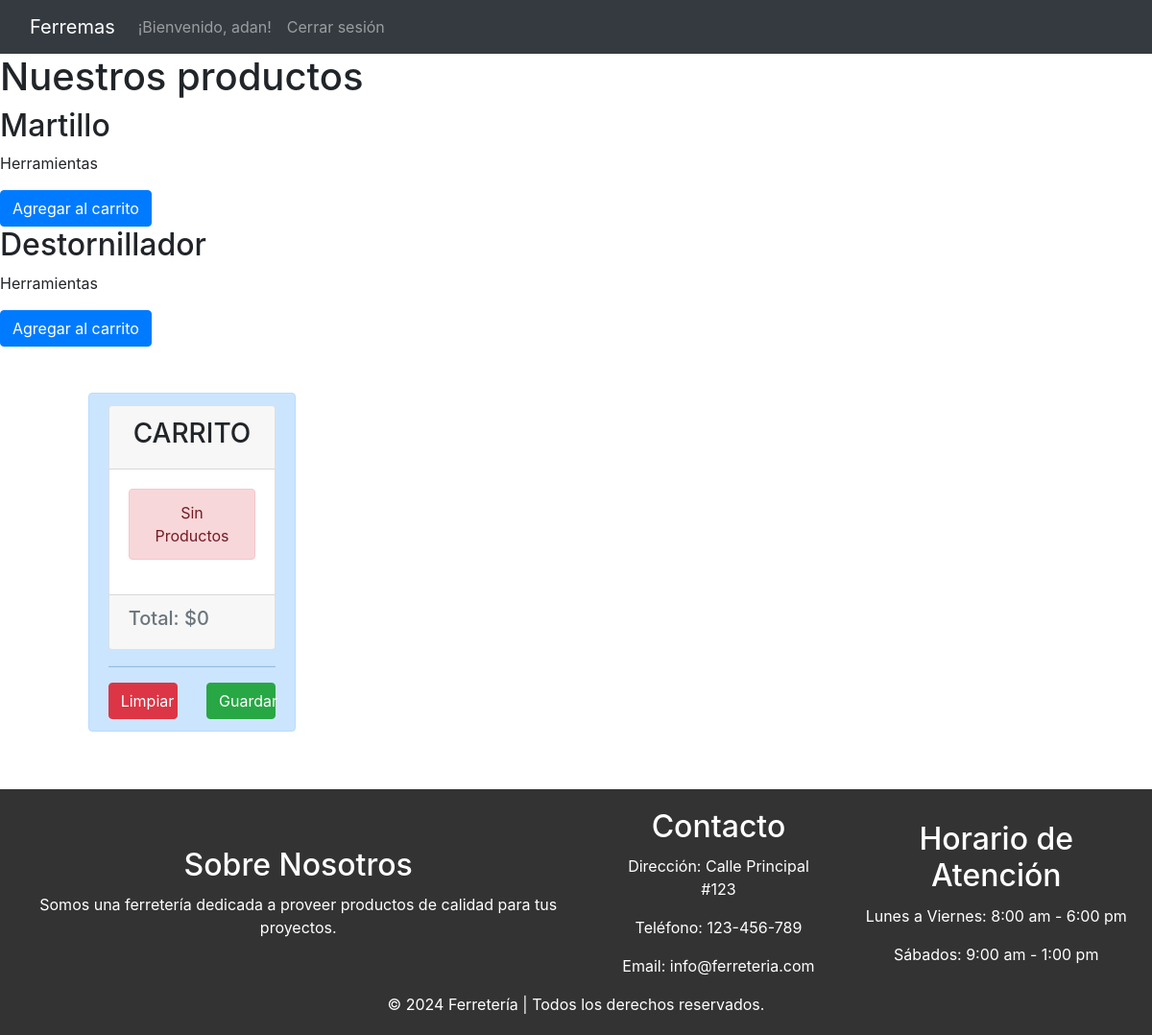
/productos (signed in), run on the app's committed database.
### ecommerce/models.py (models this page shows, shortened)
class articulo(models.Model):
    nombre = models.CharField(max_length=100, blank=False, null=False)
    categoria = models.CharField(max_length=32)
    precio = models.IntegerField()

### ecommerce/views.py (the view)
# urls.py: path('productos', views.productos, name='productos'),
def productos(request):
    productos = articulo.objects.all()
    return render(request, 'ecommerce/productos.html', {'productos': productos})

### ecommerce/context_processor.py (called while the page is built)
def total_carrito(request):
    total = 0
    if request.user.is_authenticated:
        if "carrito" in request.session.keys():
            for key, value in request.session["carrito"].items():
                total += int(value["acumulado"])
    return {"total_carrito":total}

### ecommerce/templates/ecommerce/productos.html (shortened to what this page needs)
{% load static %}
<!DOCTYPE html>
<html lang="en">
<head>
    <link href="https://cdn.jsdelivr.net/npm/bootstrap@5.1.3/dist/css/bootstrap.min.css" rel="stylesheet">
    <link href="{% static 'css/bootstrap.min.css' %}" rel="stylesheet">
    <link rel="stylesheet" href="https://stackpath.bootstrapcdn.com/bootstrap/4.5.2/css/bootstrap.min.css">
</head>
<body>
  <nav class="navbar navbar-expand-lg navbar-dark bg-dark">
    <div class="container-fluid">
        <a class="navbar-brand" href="{% url 'index'%}">Ferremas</a>
        <div class="collapse navbar-collapse" id="navbarNav">
            <ul class="navbar-nav">
              {% if user.is_authenticated %}
              <li class="navbar-nav">
              <a class="nav-link">¡Bienvenido, {{ user.username }}!</a>
              </li>
              <li class="navbar-nav">
                <a class="nav-link" href="{% url 'logout' %}">Cerrar sesión</a>
                </li>
              {% endif %}
            </ul>
        </div>
    </div>
</nav>
    <h1>Nuestros productos</h1>
{% for producto in productos %}
<div class="product-card">
    <h2>{{producto.nombre}}</h2>
    <p>{{producto.categoria}}</p>
        <form id="form-pago" action="{% url 'iniciar_pago' %}" method="POST">
            <a href="{% url 'Add' producto.id %}" class="btn btn-primary"> Agregar al carrito </a>
        </form>
</div>
{% endfor %}
<div class="col-4">
    {% include "ecommerce/carrito.html" %}
</div>
    <footer>
        <div class="footer-content">
          <div class="footer-section about">
            <h2>Sobre Nosotros</h2>
            <p>Somos una ferretería dedicada a proveer productos de calidad para tus proyectos.</p>
          </div>
          <div class="footer-section contact">
            <h2>Contacto</h2>
            <p>Dirección: Calle Principal #123</p>
            <p>Teléfono: 123-456-789</p>
            <p>Email: info@ferreteria.com</p>
          </div>
          <div class="footer-section hours">
            <h2>Horario de Atención</h2>
            <p>Lunes a Viernes: 8:00 am - 6:00 pm</p>
            <p>Sábados: 9:00 am - 1:00 pm</p>
          </div>
        </div>
        <div class="footer-bottom">
          &copy; 2024 Ferretería | Todos los derechos reservados.
        </div>
      </footer>
</html>

### ecommerce/templates/ecommerce/productos.html (style rules this page uses)
html { position: relative; min-height: 100%; }
body { margin: 0; padding-bottom: 100px; }
footer { position: absolute; bottom: 0; width: 100%; background-color: #333; color: #fff; padding: 20px 0; text-align: center; }
.footer-content { display: flex; justify-content: center; align-items: center; }
.footer-section { margin: 0 20px; }
.footer-section h2 { margin-bottom: 10px; }

### data on the page
articulo: nombre "Martillo", categoria "Herramientas"
articulo: nombre "Destornillador", categoria "Herramientas"

### other printed values
{{ user.username }} "adan"
{{ total_carrito }} "0"
